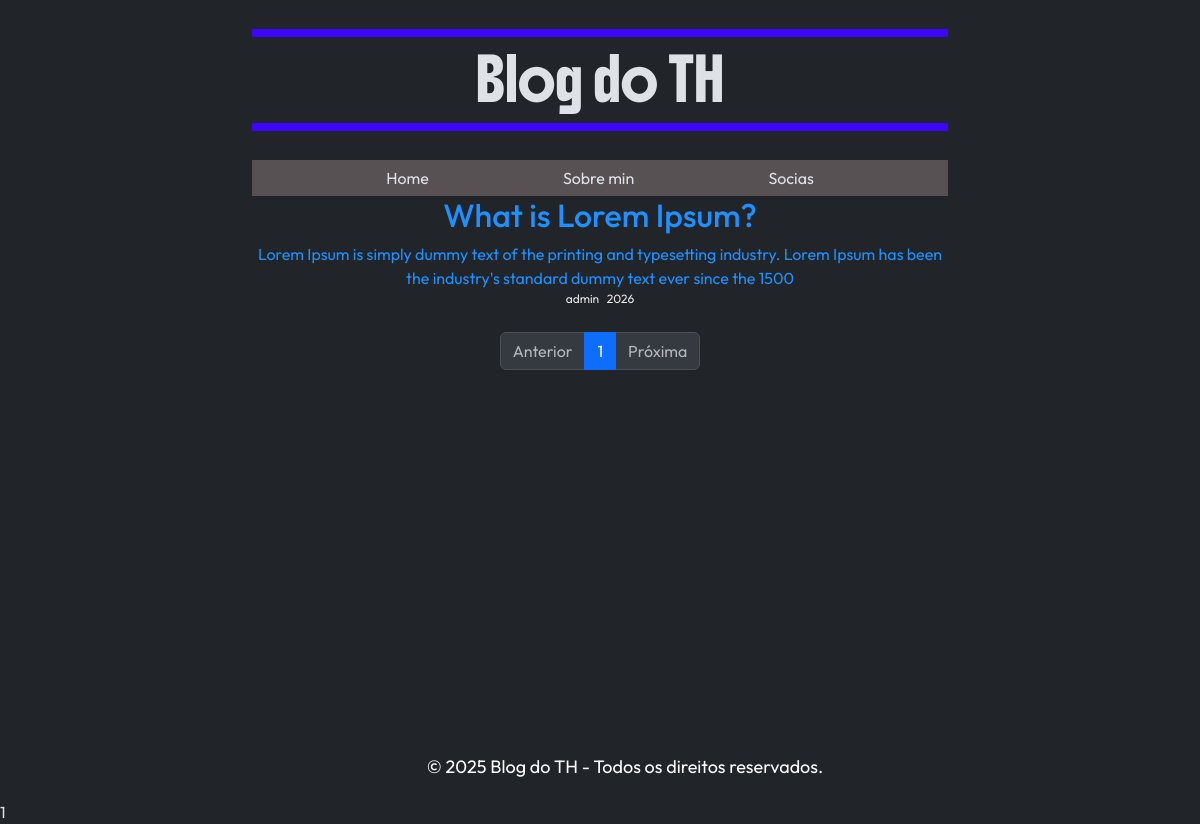
The page / on the database its author committed.
### tables this page shows
CREATE TABLE `posts` (
  `id` int(11) NOT NULL,
  `titulo` varchar(100) NOT NULL,
  `intro` varchar(150) NOT NULL,
  `autor` varchar(50) NOT NULL,
  `conteudo` text NOT NULL,
  `dataCriado` int(11) NOT NULL,
  `dataModificado` int(11) DEFAULT NULL
);

### index.php (the view, shortened to what this page needs)
<?php
include("config/config.php");
?>
                <?php
                    $limite = 10;
                    $pagina = isset($_GET['pagina']) && (int)$_GET['pagina'] >= 0 ? (int)$_GET['pagina'] : 0;
                    $offset = $pagina * $limite;
                    $totalQuery = $pdo->query('SELECT COUNT(*) FROM posts');
                    $totalPosts = $totalQuery->fetchColumn();
                    $totalPaginas = ceil($totalPosts / $limite);
                    $postagem = $pdo->query("SELECT * FROM posts ORDER BY id DESC LIMIT $limite OFFSET $offset");
                    while($info = $postagem->fetch()){
                ?>
                <a href="post.php?pg=post&id=<?=$info['id']?>" class="mb-4">
                    <h2><?= $info['titulo'] ?></h2>
                    <?= $info['intro'] ?>
                </a>
                <div class="data"><?php echo" $info[autor] &nbsp; $info[dataCriado]"; ?></div></br>
                <?php
                    }
                ?>
                <nav aria-label="Navegação de página">
                    <ul class="pagination justify-content-center">
                        <li class="page-item <?= ($pagina <= 0) ? 'disabled' : '' ?>">
                            <a class="page-link" href="?pagina=<?= $pagina - 1 ?>">Anterior</a>
                        </li>
                        <?php
                $mostrarPaginas = 2;
                for ($i = 0; $i < $totalPaginas; $i++) {
                    if (
                        $i == 0 || $i == $totalPaginas - 1 ||
                        ($i >= $pagina - $mostrarPaginas && $i <= $pagina + $mostrarPaginas)
                    ) {
                        $isActive = ($i == $pagina) ? 'active' : '';
                        echo '<li class="page-item '.$isActive.'"><a class="page-link" href="?pagina='.$i.'">'.($i+1).'</a></li>';
                    } elseif (
                        $i == 1 && $pagina > $mostrarPaginas + 1 ||
                        $i == $totalPaginas - 2 && $pagina < $totalPaginas - $mostrarPaginas - 2 ||
                        ($i == $pagina - $mostrarPaginas - 1) ||
                        ($i == $pagina + $mostrarPaginas + 1)
                    ) {
                        echo '<li class="page-item disabled"><span class="page-link">...</span></li>';
                    }
                }
                ?>
                        <li class="page-item <?= ($pagina + 1 >= $totalPaginas) ? 'disabled' : '' ?>">
                            <a class="page-link" href="?pagina=<?= $pagina + 1 ?>">Próxima</a>
                        </li>
                    </ul>
                </nav>
<?= include("footer.html");?>

### estilo/style.css (style rules this page uses)
html, body { font-family: 'Outfit'; height: 100%; margin: 0; }
p { font-size: 18px; text-align: justify; text-indent: 50px; }
p::first-letter { text-transform: capitalize; }
.pagina { display: flex; flex-direction: column; min-height: 100vh; }
main { flex: 1; }
footer { background-color: #212529; color: #fff; padding: 20px 0; }
#logo { font-family: Boldonse; border-bottom: .5rem solid #3c05ff; border-top: .5rem solid #3c05ff; margin-bottom: 1.80rem; margin-top: 1.80rem; padding: 1.2rem 0; }
.data { font-size: 12px; color: #E8E8E8; }
nav.menu { background-color: #575153; display: flex; justify-content: space-evenly; padding: 6px 0; }
a { text-decoration: none; color: #1E90FF; }
.meu-container { max-width: 720px; margin: 0 auto; }

### rows shown on the page
posts: titulo "What is Lorem Ipsum?", intro "Lorem Ipsum is simply dummy text of the printing and typesetting industry. Lorem Ipsum has been the industry's standard dummy text ever since the 1500", autor "admin", dataCriado "2026"

### other values the page prints
include("footer.html") "© 2025 Blog do TH - Todos os direitos reservados."
